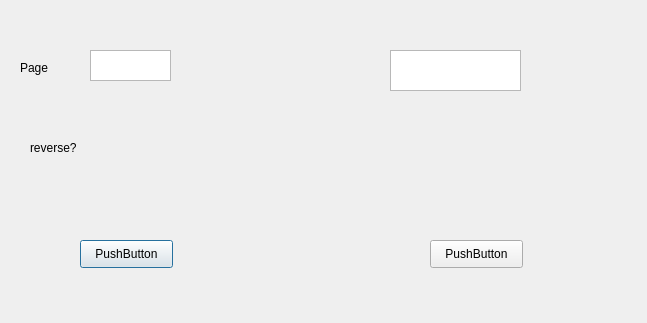
<?xml version="1.0" encoding="UTF-8"?>
<ui version="4.0">
 <class>Dialog</class>
 <widget class="QDialog" name="Dialog">
  <property name="geometry">
   <rect>
    <x>0</x>
    <y>0</y>
    <width>647</width>
    <height>323</height>
   </rect>
  </property>
  <property name="windowTitle">
   <string>Dialog</string>
  </property>
  <widget class="QPushButton" name="pushButton">
   <property name="geometry">
    <rect>
     <x>80</x>
     <y>240</y>
     <width>93</width>
     <height>28</height>
    </rect>
   </property>
   <property name="text">
    <string>PushButton</string>
   </property>
  </widget>
  <widget class="QPushButton" name="pushButton_2">
   <property name="geometry">
    <rect>
     <x>430</x>
     <y>240</y>
     <width>93</width>
     <height>28</height>
    </rect>
   </property>
   <property name="text">
    <string>PushButton</string>
   </property>
  </widget>
  <widget class="QTextEdit" name="textEdit">
   <property name="geometry">
    <rect>
     <x>90</x>
     <y>50</y>
     <width>81</width>
     <height>31</height>
    </rect>
   </property>
  </widget>
  <widget class="QTextEdit" name="textEdit_2">
   <property name="geometry">
    <rect>
     <x>390</x>
     <y>50</y>
     <width>131</width>
     <height>41</height>
    </rect>
   </property>
  </widget>
  <widget class="QLabel" name="label">
   <property name="geometry">
    <rect>
     <x>20</x>
     <y>60</y>
     <width>55</width>
     <height>16</height>
    </rect>
   </property>
   <property name="text">
    <string>Page</string>
   </property>
  </widget>
  <widget class="QLabel" name="label_2">
   <property name="geometry">
    <rect>
     <x>30</x>
     <y>140</y>
     <width>55</width>
     <height>16</height>
    </rect>
   </property>
   <property name="text">
    <string>reverse?</string>
   </property>
  </widget>
 </widget>
 <layoutdefault spacing="6" margin="11"/>
 <resources/>
 <connections/>
</ui>
